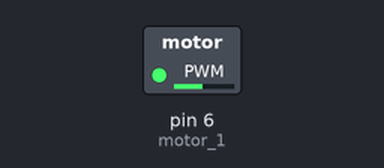
Recording of a sketch running on a simulated Arduino Uno, built with avr-gcc and run on an emulated ATmega328P. Shown: switched loads named in the sketch (green lamp = pin HIGH).

Above: at 0.1 s.
Timing chart, 0 to 1.6 s (numbered marks = the images above):
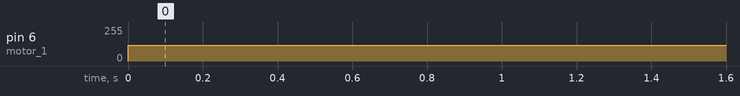

Measured:
- by itself, pin 6 (motor_1): 0/255 → 120/255 at 0.00 s

The sketch:

H-bridge_end.ino
```cpp
#define motor_1 6
#define motor_2 7

void setup() {
  pinMode(motor_1, OUTPUT);
  pinMode(motor_2, OUTPUT);
}

void loop() {
  motor_start(120,6);
}

void motor_start(int speed, int direction){
  if (direction == 6)
  {
    analogWrite(motor_1, speed);
    pinMode(motor_1, OUTPUT);
    pinMode(motor_2, INPUT);
  }

  if (direction == 7)
  {
    analogWrite(motor_2, speed);
    pinMode(motor_2, OUTPUT);
    pinMode(motor_1, INPUT);
  }
}
```
